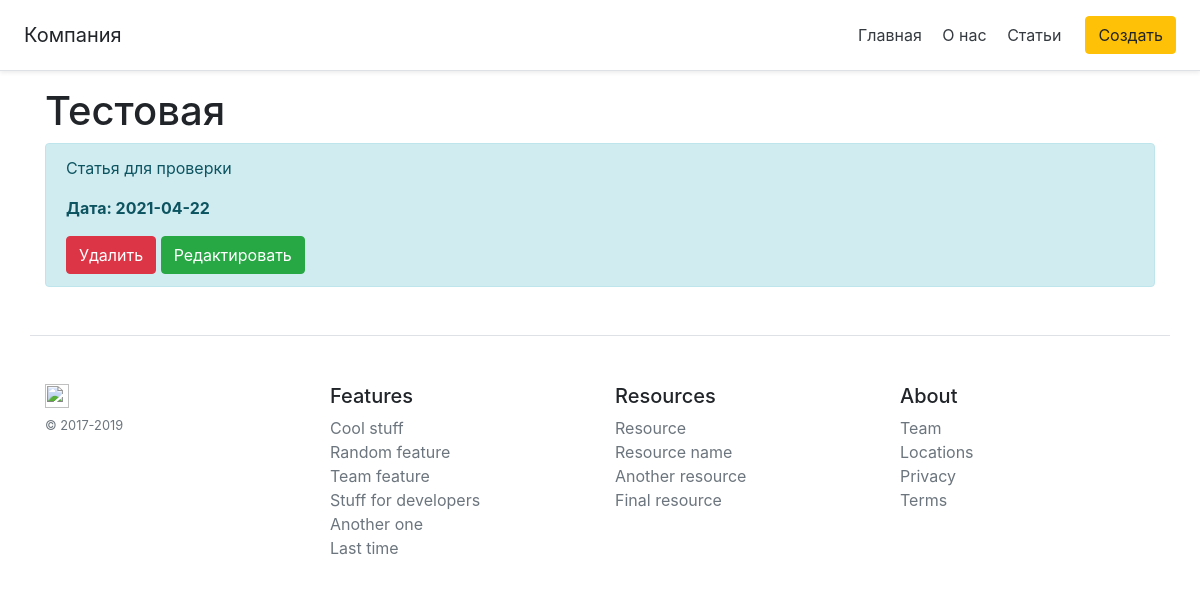
/posts/1, run on the app's committed database.
### app.py (models this page shows, shortened)
class Articles(db.Model):
    id = db.Column(db.Integer, primary_key=True)
    title = db.Column(db.String(100), nullable=False)
    intro = db.Column(db.String(300), nullable=False)
    text = db.Column(db.Text, nullable=False)
    date = db.Column(db.DateTime, default=datetime.utcnow)

### app.py (the view)
@app.route("/posts/<int:id>")
def post_detail(id):
    article = Articles.query.get(id)
    return render_template("posts_detail.html", article=article)

### templates/posts_detail.html (shortened to what this page needs)
{% extends 'base.html'%}
{% block body %}
<div class="container">
    <h1>{{ article.title }}</h1>
    <div class="alert alert-info">
        <p>{{ article.text }}</p>
        <p><b>Дата: {{ article.date.date() }}</b></p>
        <a href="/posts/{{ article.id }}/delete" class="btn btn-danger">Удалить</a>
        <a href="/posts/{{ article.id }}/update" class="btn btn-success">Редактировать</a>
    </div>
</div>
{% endblock %}

### data on the page
Articles: title "Тестовая", text "Статья для проверки", date "2021-04-22"
